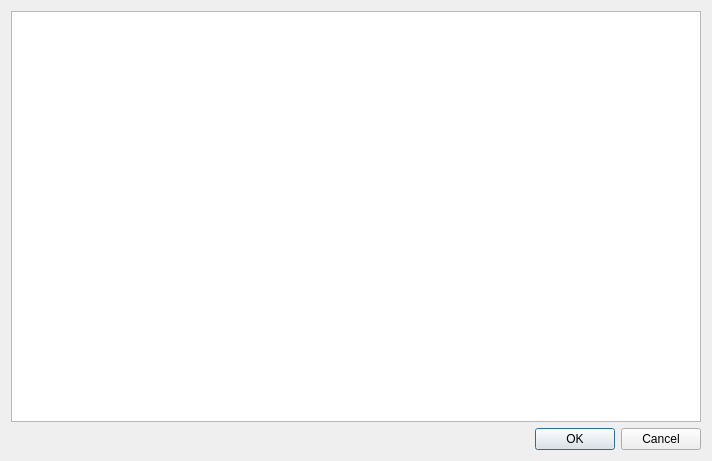
<?xml version="1.0" encoding="UTF-8"?>
<ui version="4.0">
 <class>ProjectTreeItemSelectorDialogBase</class>
 <widget class="QDialog" name="ProjectTreeItemSelectorDialogBase">
  <property name="geometry">
   <rect>
    <x>0</x>
    <y>0</y>
    <width>712</width>
    <height>461</height>
   </rect>
  </property>
  <property name="windowTitle">
   <string>Select Item</string>
  </property>
  <layout class="QVBoxLayout" name="verticalLayout">
   <item>
    <widget class="QTreeView" name="treeView">
     <attribute name="headerVisible">
      <bool>false</bool>
     </attribute>
    </widget>
   </item>
   <item>
    <widget class="QDialogButtonBox" name="buttonBox">
     <property name="standardButtons">
      <set>QDialogButtonBox::Cancel|QDialogButtonBox::Ok</set>
     </property>
    </widget>
   </item>
  </layout>
 </widget>
 <resources/>
 <connections>
  <connection>
   <sender>buttonBox</sender>
   <signal>accepted()</signal>
   <receiver>ProjectTreeItemSelectorDialogBase</receiver>
   <slot>accept()</slot>
   <hints>
    <hint type="sourcelabel">
     <x>355</x>
     <y>440</y>
    </hint>
    <hint type="destinationlabel">
     <x>355</x>
     <y>230</y>
    </hint>
   </hints>
  </connection>
  <connection>
   <sender>buttonBox</sender>
   <signal>rejected()</signal>
   <receiver>ProjectTreeItemSelectorDialogBase</receiver>
   <slot>reject()</slot>
   <hints>
    <hint type="sourcelabel">
     <x>355</x>
     <y>440</y>
    </hint>
    <hint type="destinationlabel">
     <x>355</x>
     <y>230</y>
    </hint>
   </hints>
  </connection>
 </connections>
</ui>
